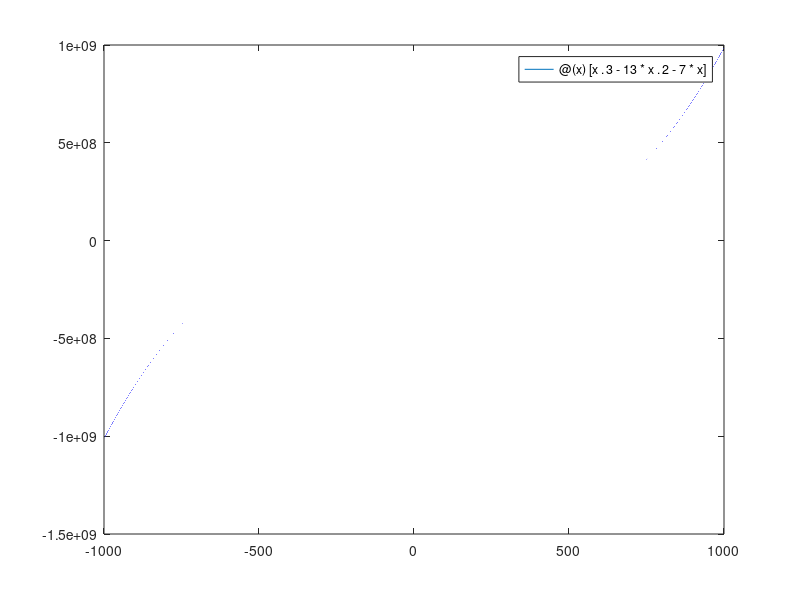

Write the MATLAB code that produced this figure.
clear
%% FIND MINIMUM  f(x)=x^3-13x^2-7x   min  -1000 to 1000
fun = @(x) [x.^3-13*x.^2-7*x];
x1=-1000;
x2=1000;
x=fminbnd(fun,x1,x2);
figure(1)
fplot(fun,[-1000,1000]);
fprintf('The location of the minimum of the function is %d', x);

%% Find minimum of unconstrained multivariable function   f(x)=10(x2-x1^2)^2+x2  x1=0  x2=1
fun= @(x) 10*(x(2)-x(1).^2).^2+x(2);
x0=[0,1];
x=fminsearch(fun,x0);
%figure(2)
%fplot(fun);
fprintf('The location of the minimum of the function is %d', x);